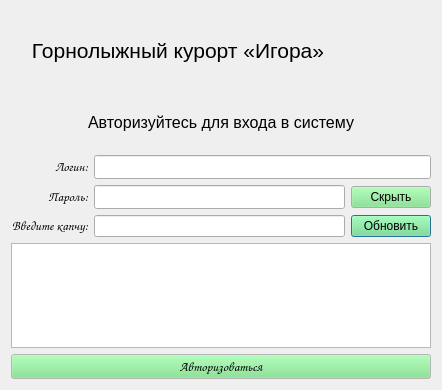
<?xml version="1.0" encoding="UTF-8"?>
<ui version="4.0">
 <class>Dialog</class>
 <widget class="QDialog" name="Dialog">
  <property name="geometry">
   <rect>
    <x>0</x>
    <y>0</y>
    <width>442</width>
    <height>390</height>
   </rect>
  </property>
  <property name="palette">
   <palette>
    <active>
     <colorrole role="Button">
      <brush brushstyle="SolidPattern">
       <color alpha="255">
        <red>118</red>
        <green>227</green>
        <blue>131</blue>
       </color>
      </brush>
     </colorrole>
    </active>
    <inactive>
     <colorrole role="Button">
      <brush brushstyle="SolidPattern">
       <color alpha="255">
        <red>118</red>
        <green>227</green>
        <blue>131</blue>
       </color>
      </brush>
     </colorrole>
    </inactive>
    <disabled>
     <colorrole role="Button">
      <brush brushstyle="SolidPattern">
       <color alpha="255">
        <red>118</red>
        <green>227</green>
        <blue>131</blue>
       </color>
      </brush>
     </colorrole>
    </disabled>
   </palette>
  </property>
  <property name="windowTitle">
   <string>Dialog</string>
  </property>
  <layout class="QVBoxLayout" name="verticalLayout" stretch="2,1,0,2,1">
   <item>
    <layout class="QHBoxLayout" name="horizontalLayout_2">
     <item>
      <widget class="QLabel" name="label_9">
       <property name="text">
        <string>&lt;html&gt;&lt;head/&gt;&lt;body&gt;&lt;p&gt;&lt;span style=&quot; font-size:16pt;&quot;&gt;Горнолыжный курорт «Игора»&lt;/span&gt;&lt;/p&gt;&lt;/body&gt;&lt;/html&gt;</string>
       </property>
       <property name="alignment">
        <set>Qt::AlignCenter</set>
       </property>
      </widget>
     </item>
     <item>
      <widget class="QLabel" name="logo_2">
       <property name="maximumSize">
        <size>
         <width>80</width>
         <height>80</height>
        </size>
       </property>
       <property name="text">
        <string/>
       </property>
       <property name="pixmap">
        <pixmap>../img/logo_mini.png</pixmap>
       </property>
      </widget>
     </item>
    </layout>
   </item>
   <item>
    <widget class="QLabel" name="label_8">
     <property name="text">
      <string>&lt;html&gt;&lt;head/&gt;&lt;body&gt;&lt;p align=&quot;center&quot;&gt;&lt;span style=&quot; font-size:12pt;&quot;&gt;Авторизуйтесь для входа в систему&lt;/span&gt;&lt;/p&gt;&lt;/body&gt;&lt;/html&gt;</string>
     </property>
    </widget>
   </item>
   <item>
    <layout class="QGridLayout" name="gridLayout_2" rowstretch="2,0,0" columnstretch="2,7,1">
     <item row="0" column="0">
      <widget class="QLabel" name="label_4">
       <property name="font">
        <font>
         <family>Comic Sans MS</family>
        </font>
       </property>
       <property name="text">
        <string>&lt;html&gt;&lt;head/&gt;&lt;body&gt;&lt;p align=&quot;right&quot;&gt;&lt;span style=&quot; font-size:10pt;&quot;&gt;Логин:&lt;/span&gt;&lt;/p&gt;&lt;/body&gt;&lt;/html&gt;</string>
       </property>
      </widget>
     </item>
     <item row="1" column="0">
      <widget class="QLabel" name="label_6">
       <property name="font">
        <font>
         <family>Comic Sans MS</family>
        </font>
       </property>
       <property name="text">
        <string>&lt;html&gt;&lt;head/&gt;&lt;body&gt;&lt;p align=&quot;right&quot;&gt;&lt;span style=&quot; font-size:10pt;&quot;&gt;Пароль:&lt;/span&gt;&lt;/p&gt;&lt;/body&gt;&lt;/html&gt;</string>
       </property>
      </widget>
     </item>
     <item row="2" column="1">
      <widget class="QLineEdit" name="line_cap"/>
     </item>
     <item row="2" column="0">
      <widget class="QLabel" name="label_7">
       <property name="font">
        <font>
         <family>Comic Sans MS</family>
        </font>
       </property>
       <property name="text">
        <string>&lt;html&gt;&lt;head/&gt;&lt;body&gt;&lt;p align=&quot;right&quot;&gt;&lt;span style=&quot; font-size:10pt;&quot;&gt;Введите капчу:&lt;/span&gt;&lt;/p&gt;&lt;/body&gt;&lt;/html&gt;</string>
       </property>
      </widget>
     </item>
     <item row="2" column="2">
      <widget class="QPushButton" name="reboot_btn">
       <property name="text">
        <string>Обновить</string>
       </property>
       <property name="icon">
        <iconset>
         <normaloff>../img/reboot.png</normaloff>../img/reboot.png</iconset>
       </property>
      </widget>
     </item>
     <item row="0" column="1" colspan="2">
      <widget class="QLineEdit" name="line_log">
       <property name="font">
        <font>
         <family>Comic Sans MS</family>
        </font>
       </property>
      </widget>
     </item>
     <item row="1" column="1">
      <widget class="QLineEdit" name="line_pas">
       <property name="font">
        <font>
         <family>Comic Sans MS</family>
        </font>
       </property>
       <property name="inputMethodHints">
        <set>Qt::ImhNone</set>
       </property>
       <property name="inputMask">
        <string/>
       </property>
      </widget>
     </item>
     <item row="1" column="2">
      <widget class="QPushButton" name="hide_btn">
       <property name="text">
        <string>Скрыть</string>
       </property>
      </widget>
     </item>
    </layout>
   </item>
   <item>
    <widget class="QGraphicsView" name="captcha_gen">
     <property name="font">
      <font>
       <family>Comic Sans MS</family>
       <pointsize>20</pointsize>
      </font>
     </property>
    </widget>
   </item>
   <item>
    <widget class="QPushButton" name="autorization_btn">
     <property name="palette">
      <palette>
       <active>
        <colorrole role="WindowText">
         <brush brushstyle="SolidPattern">
          <color alpha="255">
           <red>0</red>
           <green>0</green>
           <blue>0</blue>
          </color>
         </brush>
        </colorrole>
        <colorrole role="Button">
         <brush brushstyle="SolidPattern">
          <color alpha="255">
           <red>118</red>
           <green>227</green>
           <blue>131</blue>
          </color>
         </brush>
        </colorrole>
        <colorrole role="Light">
         <brush brushstyle="SolidPattern">
          <color alpha="255">
           <red>218</red>
           <green>255</green>
           <blue>222</blue>
          </color>
         </brush>
        </colorrole>
        <colorrole role="Midlight">
         <brush brushstyle="SolidPattern">
          <color alpha="255">
           <red>168</red>
           <green>241</green>
           <blue>176</blue>
          </color>
         </brush>
        </colorrole>
        <colorrole role="Dark">
         <brush brushstyle="SolidPattern">
          <color alpha="255">
           <red>59</red>
           <green>113</green>
           <blue>66</blue>
          </color>
         </brush>
        </colorrole>
        <colorrole role="Mid">
         <brush brushstyle="SolidPattern">
          <color alpha="255">
           <red>79</red>
           <green>151</green>
           <blue>87</blue>
          </color>
         </brush>
        </colorrole>
        <colorrole role="Text">
         <brush brushstyle="SolidPattern">
          <color alpha="255">
           <red>0</red>
           <green>0</green>
           <blue>0</blue>
          </color>
         </brush>
        </colorrole>
        <colorrole role="BrightText">
         <brush brushstyle="SolidPattern">
          <color alpha="255">
           <red>255</red>
           <green>255</green>
           <blue>255</blue>
          </color>
         </brush>
        </colorrole>
        <colorrole role="ButtonText">
         <brush brushstyle="SolidPattern">
          <color alpha="255">
           <red>0</red>
           <green>0</green>
           <blue>0</blue>
          </color>
         </brush>
        </colorrole>
        <colorrole role="Base">
         <brush brushstyle="SolidPattern">
          <color alpha="255">
           <red>255</red>
           <green>255</green>
           <blue>255</blue>
          </color>
         </brush>
        </colorrole>
        <colorrole role="Window">
         <brush brushstyle="SolidPattern">
          <color alpha="255">
           <red>255</red>
           <green>255</green>
           <blue>255</blue>
          </color>
         </brush>
        </colorrole>
        <colorrole role="Shadow">
         <brush brushstyle="SolidPattern">
          <color alpha="255">
           <red>0</red>
           <green>0</green>
           <blue>0</blue>
          </color>
         </brush>
        </colorrole>
        <colorrole role="AlternateBase">
         <brush brushstyle="SolidPattern">
          <color alpha="255">
           <red>186</red>
           <green>241</green>
           <blue>193</blue>
          </color>
         </brush>
        </colorrole>
        <colorrole role="ToolTipBase">
         <brush brushstyle="SolidPattern">
          <color alpha="255">
           <red>255</red>
           <green>255</green>
           <blue>220</blue>
          </color>
         </brush>
        </colorrole>
        <colorrole role="ToolTipText">
         <brush brushstyle="SolidPattern">
          <color alpha="255">
           <red>0</red>
           <green>0</green>
           <blue>0</blue>
          </color>
         </brush>
        </colorrole>
       </active>
       <inactive>
        <colorrole role="WindowText">
         <brush brushstyle="SolidPattern">
          <color alpha="255">
           <red>0</red>
           <green>0</green>
           <blue>0</blue>
          </color>
         </brush>
        </colorrole>
        <colorrole role="Button">
         <brush brushstyle="SolidPattern">
          <color alpha="255">
           <red>118</red>
           <green>227</green>
           <blue>131</blue>
          </color>
         </brush>
        </colorrole>
        <colorrole role="Light">
         <brush brushstyle="SolidPattern">
          <color alpha="255">
           <red>218</red>
           <green>255</green>
           <blue>222</blue>
          </color>
         </brush>
        </colorrole>
        <colorrole role="Midlight">
         <brush brushstyle="SolidPattern">
          <color alpha="255">
           <red>168</red>
           <green>241</green>
           <blue>176</blue>
          </color>
         </brush>
        </colorrole>
        <colorrole role="Dark">
         <brush brushstyle="SolidPattern">
          <color alpha="255">
           <red>59</red>
           <green>113</green>
           <blue>66</blue>
          </color>
         </brush>
        </colorrole>
        <colorrole role="Mid">
         <brush brushstyle="SolidPattern">
          <color alpha="255">
           <red>79</red>
           <green>151</green>
           <blue>87</blue>
          </color>
         </brush>
        </colorrole>
        <colorrole role="Text">
         <brush brushstyle="SolidPattern">
          <color alpha="255">
           <red>0</red>
           <green>0</green>
           <blue>0</blue>
          </color>
         </brush>
        </colorrole>
        <colorrole role="BrightText">
         <brush brushstyle="SolidPattern">
          <color alpha="255">
           <red>255</red>
           <green>255</green>
           <blue>255</blue>
          </color>
         </brush>
        </colorrole>
        <colorrole role="ButtonText">
         <brush brushstyle="SolidPattern">
          <color alpha="255">
           <red>0</red>
           <green>0</green>
           <blue>0</blue>
          </color>
         </brush>
        </colorrole>
        <colorrole role="Base">
         <brush brushstyle="SolidPattern">
          <color alpha="255">
           <red>255</red>
           <green>255</green>
           <blue>255</blue>
          </color>
         </brush>
        </colorrole>
        <colorrole role="Window">
         <brush brushstyle="SolidPattern">
          <color alpha="255">
           <red>255</red>
           <green>255</green>
           <blue>255</blue>
          </color>
         </brush>
        </colorrole>
        <colorrole role="Shadow">
         <brush brushstyle="SolidPattern">
          <color alpha="255">
           <red>0</red>
           <green>0</green>
           <blue>0</blue>
          </color>
         </brush>
        </colorrole>
        <colorrole role="AlternateBase">
         <brush brushstyle="SolidPattern">
          <color alpha="255">
           <red>186</red>
           <green>241</green>
           <blue>193</blue>
          </color>
         </brush>
        </colorrole>
        <colorrole role="ToolTipBase">
         <brush brushstyle="SolidPattern">
          <color alpha="255">
           <red>255</red>
           <green>255</green>
           <blue>220</blue>
          </color>
         </brush>
        </colorrole>
        <colorrole role="ToolTipText">
         <brush brushstyle="SolidPattern">
          <color alpha="255">
           <red>0</red>
           <green>0</green>
           <blue>0</blue>
          </color>
         </brush>
        </colorrole>
       </inactive>
       <disabled>
        <colorrole role="WindowText">
         <brush brushstyle="SolidPattern">
          <color alpha="255">
           <red>59</red>
           <green>113</green>
           <blue>66</blue>
          </color>
         </brush>
        </colorrole>
        <colorrole role="Button">
         <brush brushstyle="SolidPattern">
          <color alpha="255">
           <red>118</red>
           <green>227</green>
           <blue>131</blue>
          </color>
         </brush>
        </colorrole>
        <colorrole role="Light">
         <brush brushstyle="SolidPattern">
          <color alpha="255">
           <red>218</red>
           <green>255</green>
           <blue>222</blue>
          </color>
         </brush>
        </colorrole>
        <colorrole role="Midlight">
         <brush brushstyle="SolidPattern">
          <color alpha="255">
           <red>168</red>
           <green>241</green>
           <blue>176</blue>
          </color>
         </brush>
        </colorrole>
        <colorrole role="Dark">
         <brush brushstyle="SolidPattern">
          <color alpha="255">
           <red>59</red>
           <green>113</green>
           <blue>66</blue>
          </color>
         </brush>
        </colorrole>
        <colorrole role="Mid">
         <brush brushstyle="SolidPattern">
          <color alpha="255">
           <red>79</red>
           <green>151</green>
           <blue>87</blue>
          </color>
         </brush>
        </colorrole>
        <colorrole role="Text">
         <brush brushstyle="SolidPattern">
          <color alpha="255">
           <red>59</red>
           <green>113</green>
           <blue>66</blue>
          </color>
         </brush>
        </colorrole>
        <colorrole role="BrightText">
         <brush brushstyle="SolidPattern">
          <color alpha="255">
           <red>255</red>
           <green>255</green>
           <blue>255</blue>
          </color>
         </brush>
        </colorrole>
        <colorrole role="ButtonText">
         <brush brushstyle="SolidPattern">
          <color alpha="255">
           <red>59</red>
           <green>113</green>
           <blue>66</blue>
          </color>
         </brush>
        </colorrole>
        <colorrole role="Base">
         <brush brushstyle="SolidPattern">
          <color alpha="255">
           <red>255</red>
           <green>255</green>
           <blue>255</blue>
          </color>
         </brush>
        </colorrole>
        <colorrole role="Window">
         <brush brushstyle="SolidPattern">
          <color alpha="255">
           <red>255</red>
           <green>255</green>
           <blue>255</blue>
          </color>
         </brush>
        </colorrole>
        <colorrole role="Shadow">
         <brush brushstyle="SolidPattern">
          <color alpha="255">
           <red>0</red>
           <green>0</green>
           <blue>0</blue>
          </color>
         </brush>
        </colorrole>
        <colorrole role="AlternateBase">
         <brush brushstyle="SolidPattern">
          <color alpha="255">
           <red>118</red>
           <green>227</green>
           <blue>131</blue>
          </color>
         </brush>
        </colorrole>
        <colorrole role="ToolTipBase">
         <brush brushstyle="SolidPattern">
          <color alpha="255">
           <red>255</red>
           <green>255</green>
           <blue>220</blue>
          </color>
         </brush>
        </colorrole>
        <colorrole role="ToolTipText">
         <brush brushstyle="SolidPattern">
          <color alpha="255">
           <red>0</red>
           <green>0</green>
           <blue>0</blue>
          </color>
         </brush>
        </colorrole>
       </disabled>
      </palette>
     </property>
     <property name="font">
      <font>
       <family>Comic Sans MS</family>
       <pointsize>10</pointsize>
      </font>
     </property>
     <property name="text">
      <string>Авторизоваться</string>
     </property>
    </widget>
   </item>
  </layout>
 </widget>
 <resources/>
 <connections/>
</ui>
